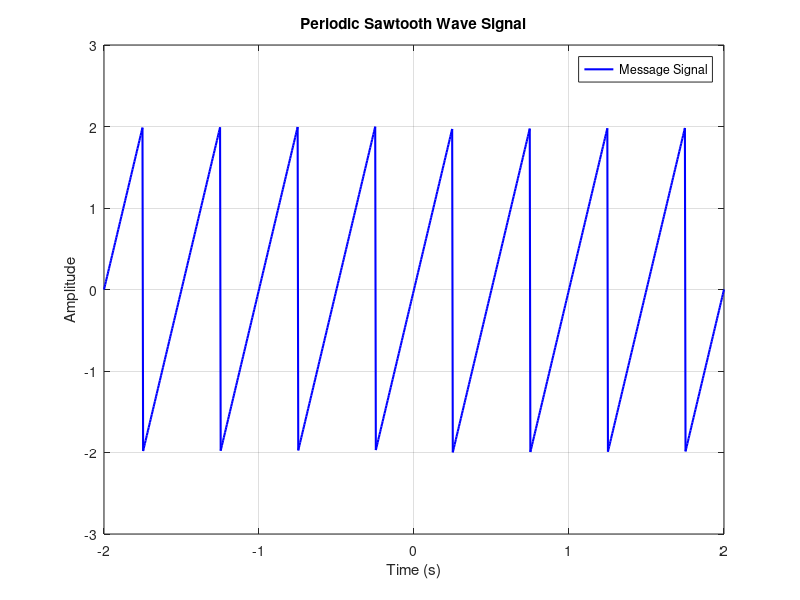
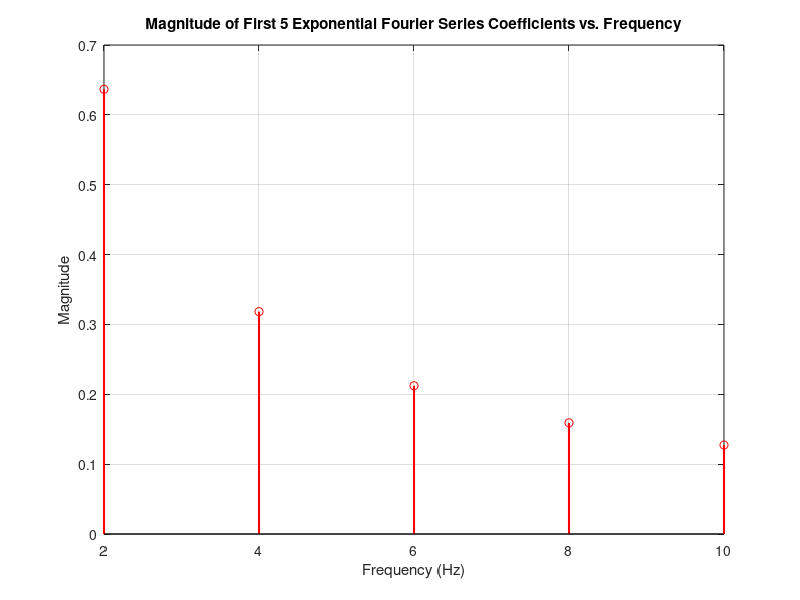
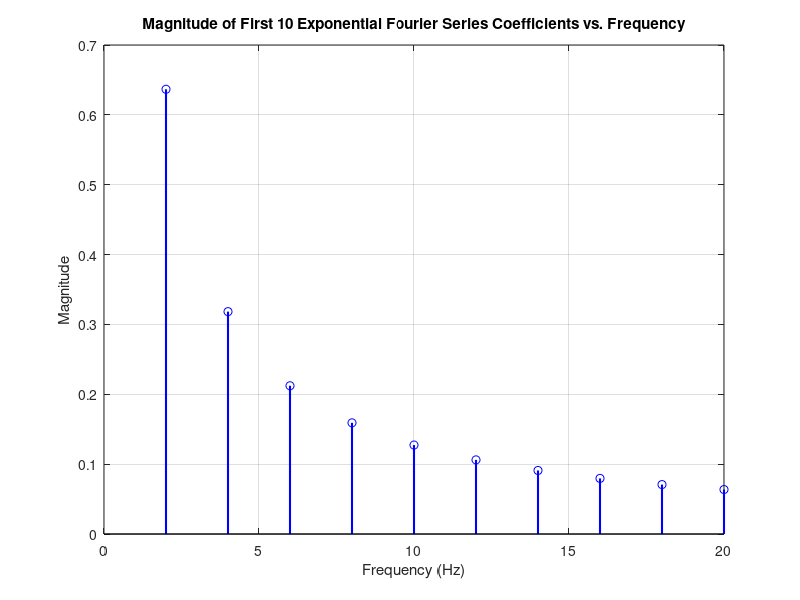
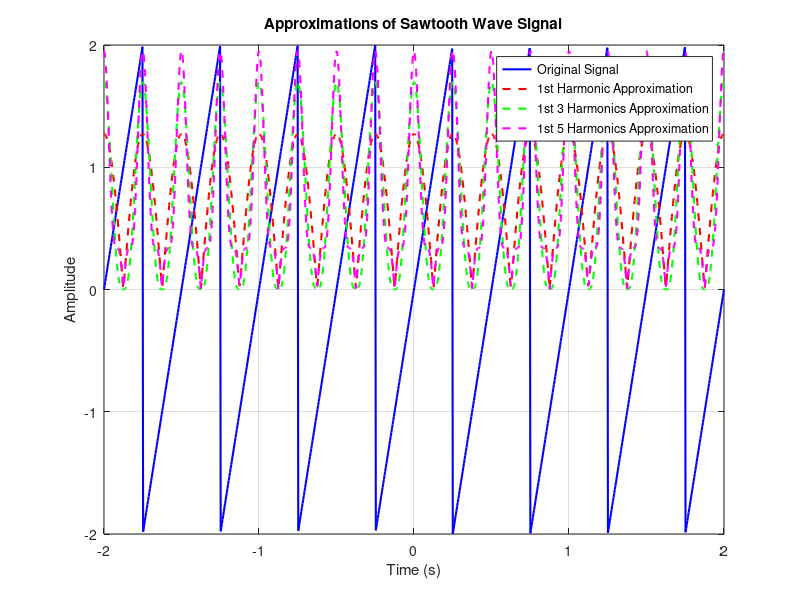

MATLAB code for these plots, in order:
clc;
clear all;

% Define the parameters
T = 0.5; % Period of the sawtooth wave
t = linspace(-2, 2, 1000); % Time vector

% Define the sawtooth wave function with amplitude between -2 and 2
x = @(t) 2*(sawtooth(2*pi/T*t + pi));

% Plot the sawtooth wave signal
figure;
plot(t, x(t), 'b', 'LineWidth', 1.5);
xlabel('Time (s)');
ylabel('Amplitude');
title('Periodic Sawtooth Wave Signal');
grid on;
legend('Message Signal');
ylim([-3, 3]);

% Calculate the Exponential Fourier Series coefficients
N = 50; % Number of coefficients
C = zeros(1, N);
for k = 1:N
    integrand = @(t) x(t) .* exp(-1j*k*2*pi/T*t);
    C(k) = (1/T) * integral(integrand, -T/2, T/2);
end

% Plot the magnitudes of the first five harmonics as a function of frequency
frequencies = 1:N;
frequencies = frequencies / T; % Convert harmonic numbers to frequencies
figure;
stem(frequencies(1:5), abs(C(1:5)), 'r', 'LineWidth', 1.5);
xlabel('Frequency (Hz)');
ylabel('Magnitude');
title('Magnitude of First 5 Exponential Fourier Series Coefficients vs. Frequency');
grid on;

% Plot the magnitudes of the first ten harmonics as a function of frequency
figure;
stem(frequencies(1:10), abs(C(1:10)), 'b', 'LineWidth', 1.5);
xlabel('Frequency (Hz)');
ylabel('Magnitude');
title('Magnitude of First 10 Exponential Fourier Series Coefficients vs. Frequency');
grid on;

% Calculate the first harmonic approximation
x1 = abs(C(1)) * exp(1j*1*2*pi/T*t) + abs(C(1)) * exp(-1j*1*2*pi/T*t); % DC term

% Calculate the first three harmonics approximation
x3 = abs(C(1)) * exp(1j*1*2*pi/T*t) + abs(C(1)) * exp(-1j*1*2*pi/T*t); % DC term
x3 = x3 + abs(C(3)) * exp(1j*3*2*pi/T*t) + abs(C(3)) * exp(-1j*3*2*pi/T*t); % Third harmonic

% Calculate the first five harmonics approximation
x5 = abs(C(1)) * exp(1j*1*2*pi/T*t) + abs(C(1)) * exp(-1j*1*2*pi/T*t); % DC term
x5 = x5 + abs(C(3)) * exp(1j*3*2*pi/T*t) + abs(C(3)) * exp(-1j*3*2*pi/T*t); % Third harmonic
x5 = x5 + abs(C(5)) * exp(1j*5*2*pi/T*t) + abs(C(5)) * exp(-1j*5*2*pi/T*t); % Fifth harmonic

% Plot all signals together
figure;
plot(t, x(t), 'b', 'LineWidth', 1.5);
hold on;
plot(t, abs(x1), 'r--', 'LineWidth', 1.5);
plot(t, abs(x3), 'g--', 'LineWidth', 1.5);
plot(t, abs(x5), 'm--', 'LineWidth', 1.5);
hold off;
xlabel('Time (s)');
ylabel('Amplitude');
title('Approximations of Sawtooth Wave Signal');
legend('Original Signal', '1st Harmonic Approximation', '1st 3 Harmonics Approximation', '1st 5 Harmonics Approximation');
grid on;
